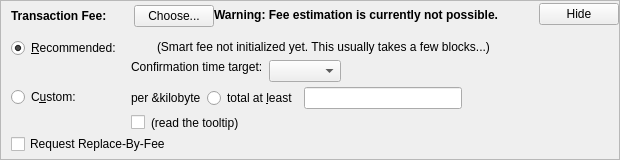
    <widget class="QFrame" name="frameFee">
     <property name="sizePolicy">
      <sizepolicy hsizetype="Expanding" vsizetype="Expanding">
       <horstretch>0</horstretch>
       <verstretch>0</verstretch>
      </sizepolicy>
     </property>
     <property name="maximumSize">
      <size>
       <width>16777215</width>
       <height>16777215</height>
      </size>
     </property>
     <property name="frameShape">
      <enum>QFrame::StyledPanel</enum>
     </property>
     <property name="frameShadow">
      <enum>QFrame::Sunken</enum>
     </property>
     <layout class="QVBoxLayout" name="verticalLayoutFee1">
      <property name="spacing">
       <number>0</number>
      </property>
      <property name="leftMargin">
       <number>0</number>
      </property>
      <property name="topMargin">
       <number>0</number>
      </property>
      <property name="rightMargin">
       <number>0</number>
      </property>
      <property name="bottomMargin">
       <number>0</number>
      </property>
      <item>
       <layout class="QVBoxLayout" name="verticalLayoutFee2" stretch="0,0,0">
        <property name="spacing">
         <number>0</number>
        </property>
        <property name="leftMargin">
         <number>10</number>
        </property>
        <property name="topMargin">
         <number>0</number>
        </property>
        <item>
         <layout class="QHBoxLayout" name="horizontalLayoutFee1">
          <property name="bottomMargin">
           <number>0</number>
          </property>
          <item>
           <layout class="QVBoxLayout" name="verticalLayoutFee7">
            <property name="spacing">
             <number>0</number>
            </property>
            <item>
             <spacer name="verticalSpacerSmartFee">
              <property name="orientation">
               <enum>Qt::Vertical</enum>
              </property>
              <property name="sizeType">
               <enum>QSizePolicy::Fixed</enum>
              </property>
              <property name="sizeHint" stdset="0">
               <size>
                <width>1</width>
                <height>4</height>
               </size>
              </property>
             </spacer>
            </item>
            <item>
             <layout class="QHBoxLayout" name="horizontalLayoutSmartFee">
              <property name="spacing">
               <number>10</number>
              </property>
              <item>
               <widget class="QLabel" name="labelFeeHeadline">
                <property name="sizePolicy">
                 <sizepolicy hsizetype="Preferred" vsizetype="Maximum">
                  <horstretch>0</horstretch>
                  <verstretch>0</verstretch>
                 </sizepolicy>
                </property>
                <property name="font">
                 <font>
                  <weight>75</weight>
                  <bold>true</bold>
                 </font>
                </property>
                <property name="styleSheet">
                 <string notr="true">font-weight:bold;</string>
                </property>
                <property name="text">
                 <string>Transaction Fee:</string>
                </property>
               </widget>
              </item>
              <item>
               <widget class="QLabel" name="labelFeeMinimized">
                <property name="text">
                 <string/>
                </property>
               </widget>
              </item>
              <item>
               <widget class="QPushButton" name="buttonChooseFee">
                <property name="text">
                 <string>Choose...</string>
                </property>
               </widget>
              </item>
             </layout>
            </item>
            <item>
             <spacer name="verticalSpacer_5">
              <property name="orientation">
               <enum>Qt::Vertical</enum>
              </property>
              <property name="sizeHint" stdset="0">
               <size>
                <width>1</width>
                <height>1</height>
               </size>
              </property>
             </spacer>
            </item>
           </layout>
          </item>
          <item>
           <widget class="QLabel" name="fallbackFeeWarningLabel">
            <property name="font">
             <font>
              <weight>75</weight>
              <bold>true</bold>
             </font>
            </property>
            <property name="toolTip">
             <string>Using the fallbackfee can result in sending a transaction that will take several hours or days (or never) to confirm. Consider choosing your fee manually or wait until you have validated the complete chain.</string>
            </property>
            <property name="text">
             <string>Warning: Fee estimation is currently not possible.</string>
            </property>
            <property name="wordWrap">
             <bool>false</bool>
            </property>
           </widget>
          </item>
          <item>
           <spacer name="horizontalSpacer_4">
            <property name="orientation">
             <enum>Qt::Horizontal</enum>
            </property>
            <property name="sizeType">
             <enum>QSizePolicy::MinimumExpanding</enum>
            </property>
            <property name="sizeHint" stdset="0">
             <size>
              <width>40</width>
              <height>20</height>
             </size>
            </property>
           </spacer>
          </item>
          <item>
           <widget class="QPushButton" name="buttonMinimizeFee">
            <property name="toolTip">
             <string>collapse fee-settings</string>
            </property>
            <property name="text">
             <string>Hide</string>
            </property>
           </widget>
          </item>
         </layout>
        </item>
        <item>
         <widget class="QFrame" name="frameFeeSelection">
          <layout class="QVBoxLayout" name="verticalLayoutFee12">
           <property name="spacing">
            <number>0</number>
           </property>
           <property name="leftMargin">
            <number>0</number>
           </property>
           <property name="topMargin">
            <number>0</number>
           </property>
           <property name="rightMargin">
            <number>0</number>
           </property>
           <property name="bottomMargin">
            <number>0</number>
           </property>
           <item>
            <layout class="QGridLayout" name="gridLayoutFee">
             <property name="topMargin">
              <number>10</number>
             </property>
             <property name="bottomMargin">
              <number>4</number>
             </property>
             <property name="horizontalSpacing">
              <number>10</number>
             </property>
             <property name="verticalSpacing">
              <number>4</number>
             </property>
             <item row="1" column="1">
              <layout class="QVBoxLayout" name="verticalLayoutFee8">
               <property name="spacing">
                <number>6</number>
               </property>
               <item>
                <layout class="QHBoxLayout" name="horizontalLayoutFee13">
                 <item>
                  <widget class="QLabel" name="labelCustomPerKilobyte">
                   <property name="toolTip">
                    <string>If the custom fee is set to 1000 satoshis and the transaction is only 250 bytes, then &quot;per kilobyte&quot; only pays 250 satoshis in fee, while &quot;total at least&quot; pays 1000 satoshis. For transactions bigger than a kilobyte both pay by kilobyte.</string>
                   </property>
                   <property name="text">
                    <string>per &amp;kilobyte</string>
                   </property>
                  </widget>
                 </item>
                 <item>
                  <widget class="QRadioButton" name="radioCustomAtLeast">
                   <property name="toolTip">
                    <string>If the custom fee is set to 1000 satoshis and the transaction is only 250 bytes, then &quot;per kilobyte&quot; only pays 250 satoshis in fee, while &quot;total at least&quot; pays 1000 satoshis. For transactions bigger than a kilobyte both pay by kilobyte.</string>
                   </property>
                   <property name="text">
                    <string>total at &amp;least</string>
                   </property>
                   <attribute name="buttonGroup">
                    <string notr="true">groupCustomFee</string>
                   </attribute>
                  </widget>
                 </item>
                 <item>
                  <widget class="BitcoinAmountField" name="customFee"/>
                 </item>
                 <item>
                  <spacer name="horizontalSpacer_6">
                   <property name="orientation">
                    <enum>Qt::Horizontal</enum>
                   </property>
                   <property name="sizeHint" stdset="0">
                    <size>
                     <width>1</width>
                     <height>1</height>
                    </size>
                   </property>
                  </spacer>
                 </item>
                </layout>
               </item>
               <item>
                <layout class="QHBoxLayout" name="horizontalLayoutFee8">
                 <item>
                  <widget class="QCheckBox" name="checkBoxMinimumFee">
                   <property name="toolTip">
                    <string>Paying only the minimum fee is just fine as long as there is less transaction volume than space in the blocks. But be aware that this can end up in a never confirming transaction once there is more demand for DriveChain transactions than the network can process.</string>
                   </property>
                   <property name="text">
                    <string/>
                   </property>
                  </widget>
                 </item>
                 <item>
                  <widget class="QLabel" name="labelMinFeeWarning">
                   <property name="enabled">
                    <bool>true</bool>
                   </property>
                   <property name="toolTip">
                    <string>Paying only the minimum fee is just fine as long as there is less transaction volume than space in the blocks. But be aware that this can end up in a never confirming transaction once there is more demand for DriveChain transactions than the network can process.</string>
                   </property>
                   <property name="text">
                    <string>(read the tooltip)</string>
                   </property>
                   <property name="margin">
                    <number>5</number>
                   </property>
                  </widget>
                 </item>
                 <item>
                  <spacer name="horizontalSpacer_2">
                   <property name="orientation">
                    <enum>Qt::Horizontal</enum>
                   </property>
                   <property name="sizeHint" stdset="0">
                    <size>
                     <width>1</width>
                     <height>1</height>
                    </size>
                   </property>
                  </spacer>
                 </item>
                </layout>
               </item>
              </layout>
             </item>
             <item row="0" column="0">
              <layout class="QVBoxLayout" name="verticalLayoutFee4" stretch="0,1">
               <item>
                <widget class="QRadioButton" name="radioSmartFee">
                 <property name="text">
                  <string>&amp;Recommended:</string>
                 </property>
                 <property name="checked">
                  <bool>true</bool>
                 </property>
                 <attribute name="buttonGroup">
                  <string notr="true">groupFee</string>
                 </attribute>
                </widget>
               </item>
               <item>
                <spacer name="verticalSpacer_2">
                 <property name="orientation">
                  <enum>Qt::Vertical</enum>
                 </property>
                 <property name="sizeHint" stdset="0">
                  <size>
                   <width>1</width>
                   <height>1</height>
                  </size>
                 </property>
                </spacer>
               </item>
              </layout>
             </item>
             <item row="1" column="0">
              <layout class="QVBoxLayout" name="verticalLayoutFee9" stretch="0,1">
               <item>
                <widget class="QRadioButton" name="radioCustomFee">
                 <property name="text">
                  <string>C&amp;ustom:</string>
                 </property>
                 <attribute name="buttonGroup">
                  <string notr="true">groupFee</string>
                 </attribute>
                </widget>
               </item>
               <item>
                <spacer name="verticalSpacer_6">
                 <property name="orientation">
                  <enum>Qt::Vertical</enum>
                 </property>
                 <property name="sizeHint" stdset="0">
                  <size>
                   <width>1</width>
                   <height>1</height>
                  </size>
                 </property>
                </spacer>
               </item>
              </layout>
             </item>
             <item row="0" column="1">
              <layout class="QVBoxLayout" name="verticalLayoutFee3" stretch="0,0,1">
               <property name="spacing">
                <number>6</number>
               </property>
               <property name="topMargin">
                <number>2</number>
               </property>
               <item>
                <layout class="QHBoxLayout" name="horizontalLayoutFee12">
                 <item>
                  <widget class="QLabel" name="labelSmartFee">
                   <property name="text">
                    <string/>
                   </property>
                   <property name="margin">
                    <number>2</number>
                   </property>
                  </widget>
                 </item>
                 <item>
                  <widget class="QLabel" name="labelFeeEstimation">
                   <property name="text">
                    <string/>
                   </property>
                  </widget>
                 </item>
                 <item>
                  <widget class="QLabel" name="labelSmartFee2">
                   <property name="text">
                    <string>(Smart fee not initialized yet. This usually takes a few blocks...)</string>
                   </property>
                   <property name="margin">
                    <number>2</number>
                   </property>
                  </widget>
                 </item>
                 <item>
                  <spacer name="horizontalSpacer_5">
                   <property name="orientation">
                    <enum>Qt::Horizontal</enum>
                   </property>
                   <property name="sizeHint" stdset="0">
                    <size>
                     <width>1</width>
                     <height>1</height>
                    </size>
                   </property>
                  </spacer>
                 </item>
                </layout>
               </item>
               <item>
                <layout class="QHBoxLayout" name="horizontalLayoutFee9">
                 <item>
                  <layout class="QVBoxLayout" name="verticalLayoutFee6">
                   <item>
                    <widget class="QLabel" name="labelSmartFee3">
                     <property name="text">
                      <string>Confirmation time target:</string>
                     </property>
                     <property name="margin">
                      <number>2</number>
                     </property>
                    </widget>
                   </item>
                   <item>
                    <spacer name="verticalSpacer_3">
                     <property name="orientation">
                      <enum>Qt::Vertical</enum>
                     </property>
                     <property name="sizeHint" stdset="0">
                      <size>
                       <width>1</width>
                       <height>1</height>
                      </size>
                     </property>
                    </spacer>
                   </item>
                  </layout>
                 </item>
                 <item>
                  <layout class="QVBoxLayout" name="verticalLayoutFee5">
                   <property name="rightMargin">
                    <number>30</number>
                   </property>
                   <item>
                    <layout class="QHBoxLayout" name="horizontalLayoutConfTarget">
                     <property name="bottomMargin">
                      <number>0</number>
                     </property>
                     <item>
                      <widget class="QComboBox" name="confTargetSelector"/>
                     </item>
                     <item>
                      <spacer name="horizontalSpacerConfTarget">
                       <property name="orientation">
                        <enum>Qt::Horizontal</enum>
                       </property>
                       <property name="sizeHint" stdset="0">
                        <size>
                         <width>40</width>
                         <height>20</height>
                        </size>
                       </property>
                      </spacer>
                     </item>
                    </layout>
                   </item>
                  </layout>
                 </item>
                </layout>
               </item>
               <item>
                <spacer name="verticalSpacer_4">
                 <property name="orientation">
                  <enum>Qt::Vertical</enum>
                 </property>
                 <property name="sizeHint" stdset="0">
                  <size>
                   <width>1</width>
                   <height>1</height>
                  </size>
                 </property>
                </spacer>
               </item>
              </layout>
             </item>
            </layout>
           </item>
           <item>
            <widget class="QCheckBox" name="optInRBF">
             <property name="text">
              <string>Enable Replace-By-Fee</string>
             </property>
             <property name="toolTip">
              <string>With Replace-By-Fee (BIP-125) you can increase a transaction's fee after it is sent. Without this, a higher fee may be recommended to compensate for increased transaction delay risk.</string>
             </property>
             <property name="text">
              <string>Request Replace-By-Fee</string>
             </property>
            </widget>
           </item>
          </layout>
         </widget>
        </item>
        <item>
         <spacer name="verticalSpacerFee">
          <property name="orientation">
           <enum>Qt::Vertical</enum>
          </property>
          <property name="sizeHint" stdset="0">
           <size>
            <width>40</width>
            <height>5</height>
           </size>
          </property>
         </spacer>
        </item>
       </layout>
      </item>
     </layout>
    </widget>
